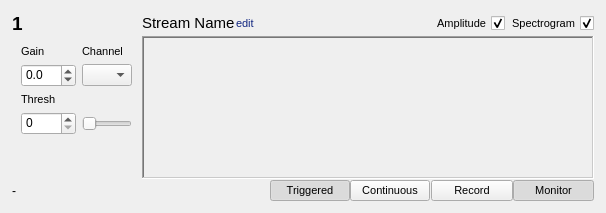
<?xml version="1.0" encoding="UTF-8"?>
<ui version="4.0">
 <class>StreamView</class>
 <widget class="QWidget" name="StreamView">
  <property name="geometry">
   <rect>
    <x>0</x>
    <y>0</y>
    <width>606</width>
    <height>213</height>
   </rect>
  </property>
  <property name="windowTitle">
   <string>Form</string>
  </property>
  <layout class="QHBoxLayout" name="horizontalLayout_3">
   <item>
    <widget class="QFrame" name="frame">
     <property name="frameShape">
      <enum>QFrame::NoFrame</enum>
     </property>
     <layout class="QGridLayout" name="gridLayout_2">
      <property name="leftMargin">
       <number>1</number>
      </property>
      <property name="topMargin">
       <number>1</number>
      </property>
      <property name="rightMargin">
       <number>1</number>
      </property>
      <property name="bottomMargin">
       <number>1</number>
      </property>
      <property name="spacing">
       <number>1</number>
      </property>
      <item row="0" column="0">
       <widget class="QLabel" name="indexLabel">
        <property name="sizePolicy">
         <sizepolicy hsizetype="Fixed" vsizetype="Fixed">
          <horstretch>0</horstretch>
          <verstretch>0</verstretch>
         </sizepolicy>
        </property>
        <property name="font">
         <font>
          <pointsize>14</pointsize>
          <weight>75</weight>
          <bold>true</bold>
         </font>
        </property>
        <property name="text">
         <string>1</string>
        </property>
       </widget>
      </item>
      <item row="0" column="3">
       <layout class="QHBoxLayout" name="horizontalLayout_4">
        <item>
         <widget class="QCheckBox" name="amplitudeViewCheckBox">
          <property name="font">
           <font>
            <pointsize>8</pointsize>
           </font>
          </property>
          <property name="layoutDirection">
           <enum>Qt::RightToLeft</enum>
          </property>
          <property name="text">
           <string>Amplitude</string>
          </property>
          <property name="checked">
           <bool>true</bool>
          </property>
         </widget>
        </item>
        <item>
         <widget class="QCheckBox" name="spectrogramViewCheckBox">
          <property name="font">
           <font>
            <pointsize>8</pointsize>
           </font>
          </property>
          <property name="layoutDirection">
           <enum>Qt::RightToLeft</enum>
          </property>
          <property name="text">
           <string>Spectrogram</string>
          </property>
          <property name="checked">
           <bool>true</bool>
          </property>
         </widget>
        </item>
       </layout>
      </item>
      <item row="1" column="0">
       <widget class="QWidget" name="streamControls" native="true">
        <layout class="QGridLayout" name="gridLayout">
         <item row="0" column="1">
          <widget class="QLabel" name="channelLabel">
           <property name="sizePolicy">
            <sizepolicy hsizetype="Fixed" vsizetype="Preferred">
             <horstretch>0</horstretch>
             <verstretch>0</verstretch>
            </sizepolicy>
           </property>
           <property name="font">
            <font>
             <pointsize>8</pointsize>
            </font>
           </property>
           <property name="text">
            <string>Channel</string>
           </property>
          </widget>
         </item>
         <item row="1" column="0">
          <widget class="QDoubleSpinBox" name="gainSpinner">
           <property name="minimumSize">
            <size>
             <width>50</width>
             <height>0</height>
            </size>
           </property>
           <property name="alignment">
            <set>Qt::AlignLeading|Qt::AlignLeft|Qt::AlignTop</set>
           </property>
           <property name="decimals">
            <number>1</number>
           </property>
           <property name="minimum">
            <double>-99.000000000000000</double>
           </property>
           <property name="maximum">
            <double>99.000000000000000</double>
           </property>
          </widget>
         </item>
         <item row="3" column="0">
          <widget class="QSpinBox" name="thresholdSpinner">
           <property name="minimumSize">
            <size>
             <width>50</width>
             <height>0</height>
            </size>
           </property>
           <property name="alignment">
            <set>Qt::AlignLeading|Qt::AlignLeft|Qt::AlignTop</set>
           </property>
           <property name="maximum">
            <number>9999</number>
           </property>
           <property name="singleStep">
            <number>20</number>
           </property>
          </widget>
         </item>
         <item row="0" column="0">
          <widget class="QLabel" name="gainLabel">
           <property name="sizePolicy">
            <sizepolicy hsizetype="Preferred" vsizetype="Preferred">
             <horstretch>1</horstretch>
             <verstretch>0</verstretch>
            </sizepolicy>
           </property>
           <property name="font">
            <font>
             <pointsize>8</pointsize>
            </font>
           </property>
           <property name="text">
            <string>Gain</string>
           </property>
          </widget>
         </item>
         <item row="1" column="1">
          <widget class="QComboBox" name="channelDropdown">
           <property name="maximumSize">
            <size>
             <width>50</width>
             <height>16777215</height>
            </size>
           </property>
          </widget>
         </item>
         <item row="3" column="1">
          <widget class="QSlider" name="thresholdSlider">
           <property name="minimumSize">
            <size>
             <width>0</width>
             <height>0</height>
            </size>
           </property>
           <property name="maximumSize">
            <size>
             <width>50</width>
             <height>16777215</height>
            </size>
           </property>
           <property name="minimum">
            <number>0</number>
           </property>
           <property name="maximum">
            <number>9999</number>
           </property>
           <property name="orientation">
            <enum>Qt::Horizontal</enum>
           </property>
          </widget>
         </item>
         <item row="4" column="0">
          <spacer name="verticalSpacer">
           <property name="orientation">
            <enum>Qt::Vertical</enum>
           </property>
           <property name="sizeHint" stdset="0">
            <size>
             <width>20</width>
             <height>40</height>
            </size>
           </property>
          </spacer>
         </item>
         <item row="2" column="0">
          <widget class="QLabel" name="thresholdLabel">
           <property name="font">
            <font>
             <pointsize>8</pointsize>
            </font>
           </property>
           <property name="text">
            <string>Thresh</string>
           </property>
          </widget>
         </item>
        </layout>
       </widget>
      </item>
      <item row="2" column="2">
       <layout class="QHBoxLayout" name="horizontalLayout_2">
        <property name="spacing">
         <number>0</number>
        </property>
        <item>
         <widget class="QPushButton" name="triggeredButton">
          <property name="font">
           <font>
            <pointsize>8</pointsize>
           </font>
          </property>
          <property name="text">
           <string>Triggered</string>
          </property>
          <property name="checkable">
           <bool>true</bool>
          </property>
          <property name="checked">
           <bool>true</bool>
          </property>
          <attribute name="buttonGroup">
           <string notr="true">triggeredButtons</string>
          </attribute>
         </widget>
        </item>
        <item>
         <widget class="QPushButton" name="continuousButton">
          <property name="font">
           <font>
            <pointsize>8</pointsize>
           </font>
          </property>
          <property name="text">
           <string>Continuous</string>
          </property>
          <property name="checkable">
           <bool>true</bool>
          </property>
          <property name="checked">
           <bool>false</bool>
          </property>
          <attribute name="buttonGroup">
           <string notr="true">triggeredButtons</string>
          </attribute>
         </widget>
        </item>
       </layout>
      </item>
      <item row="2" column="3">
       <layout class="QHBoxLayout" name="horizontalLayout">
        <property name="spacing">
         <number>0</number>
        </property>
        <item>
         <widget class="QPushButton" name="recordButton">
          <property name="font">
           <font>
            <pointsize>8</pointsize>
           </font>
          </property>
          <property name="styleSheet">
           <string notr="true"/>
          </property>
          <property name="text">
           <string>Record</string>
          </property>
          <property name="checkable">
           <bool>true</bool>
          </property>
          <attribute name="buttonGroup">
           <string notr="true">recordButtons</string>
          </attribute>
         </widget>
        </item>
        <item>
         <widget class="QPushButton" name="monitorButton">
          <property name="font">
           <font>
            <pointsize>8</pointsize>
           </font>
          </property>
          <property name="text">
           <string>Monitor</string>
          </property>
          <property name="checkable">
           <bool>true</bool>
          </property>
          <property name="checked">
           <bool>true</bool>
          </property>
          <attribute name="buttonGroup">
           <string notr="true">recordButtons</string>
          </attribute>
         </widget>
        </item>
       </layout>
      </item>
      <item row="1" column="1" colspan="3">
       <widget class="QFrame" name="plotView">
        <property name="sizePolicy">
         <sizepolicy hsizetype="Preferred" vsizetype="Preferred">
          <horstretch>1</horstretch>
          <verstretch>0</verstretch>
         </sizepolicy>
        </property>
        <property name="frameShape">
         <enum>QFrame::WinPanel</enum>
        </property>
        <property name="frameShadow">
         <enum>QFrame::Sunken</enum>
        </property>
        <layout class="QVBoxLayout" name="verticalLayout_2">
         <item>
          <layout class="QVBoxLayout" name="plotViewLayout">
           <property name="spacing">
            <number>1</number>
           </property>
          </layout>
         </item>
        </layout>
       </widget>
      </item>
      <item row="0" column="1" colspan="2">
       <layout class="QHBoxLayout" name="horizontalLayout_5">
        <item>
         <widget class="QLabel" name="streamNameLabel">
          <property name="sizePolicy">
           <sizepolicy hsizetype="Preferred" vsizetype="Fixed">
            <horstretch>0</horstretch>
            <verstretch>0</verstretch>
           </sizepolicy>
          </property>
          <property name="font">
           <font>
            <pointsize>11</pointsize>
            <weight>50</weight>
            <bold>false</bold>
           </font>
          </property>
          <property name="text">
           <string>Stream Name</string>
          </property>
         </widget>
        </item>
        <item>
         <widget class="QPushButton" name="editNameButton">
          <property name="font">
           <font>
            <pointsize>8</pointsize>
            <underline>false</underline>
            <strikeout>false</strikeout>
           </font>
          </property>
          <property name="autoFillBackground">
           <bool>false</bool>
          </property>
          <property name="styleSheet">
           <string notr="true">QPushButton {
background: none;
color: rgb(16, 37, 127);
text-align: left;
border: none;
text-decoration: none;
}
     
QPushButton:hover {
color: rgb(116, 137, 127);
text-decoration: underline;
}</string>
          </property>
          <property name="text">
           <string>edit</string>
          </property>
         </widget>
        </item>
        <item>
         <spacer name="horizontalSpacer">
          <property name="orientation">
           <enum>Qt::Horizontal</enum>
          </property>
          <property name="sizeHint" stdset="0">
           <size>
            <width>40</width>
            <height>20</height>
           </size>
          </property>
         </spacer>
        </item>
       </layout>
      </item>
      <item row="2" column="0" colspan="2">
       <widget class="QLabel" name="detectionIndicatorLabel">
        <property name="text">
         <string>-</string>
        </property>
       </widget>
      </item>
     </layout>
    </widget>
   </item>
  </layout>
 </widget>
 <resources/>
 <connections/>
 <buttongroups>
  <buttongroup name="recordButtons"/>
  <buttongroup name="triggeredButtons"/>
 </buttongroups>
</ui>
